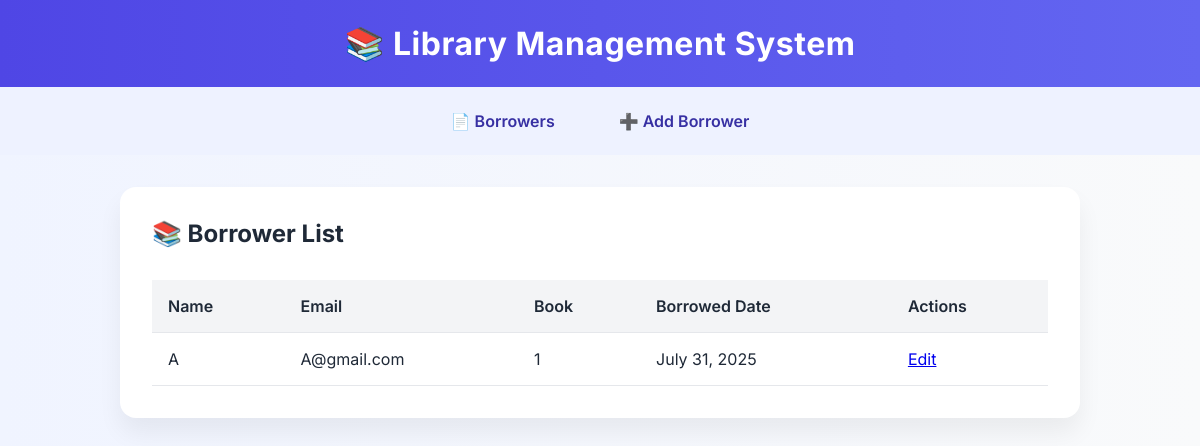
Before: / with the older database file.
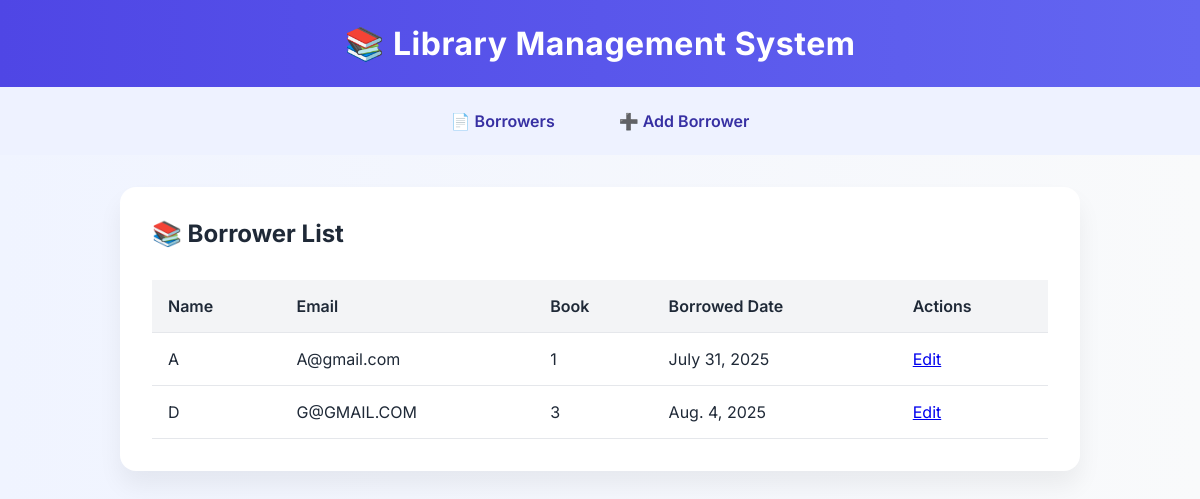
After: the same page with the newer database file.
### library/models.py (models this page shows, shortened)
class Borrower(models.Model):
    name = models.CharField(max_length=100)
    email = models.EmailField()
    book = models.ForeignKey(Book, on_delete=models.CASCADE)
    borrowed_date = models.DateField()

class Book(models.Model):
    title = models.CharField(max_length=200)
    author = models.CharField(max_length=100)
    published_date = models.DateField()
    isbn = models.CharField(max_length=13, unique=True)

### library/views.py (the view)
# urls.py: path('', views.borrower_list, name='borrower_list'),
def borrower_list(request):
    borrowers = Borrower.objects.select_related('book').all()
    return render(request, 'borrower/borrower_list.html', {'borrowers': borrowers})

### templates/borrower/borrower_list.html
{% extends 'base.html' %}
{% block content %}
<div class="max-w-6xl mx-auto px-4 sm:px-6 lg:px-8 py-10">
  <h2 class="text-3xl font-bold text-center text-gray-800 mb-8">📚 Borrower List</h2>
  <div class="overflow-x-auto rounded-lg shadow-lg">
    <table class="min-w-full divide-y divide-gray-200 bg-white dark:bg-gray-900">
      <thead class="bg-gray-100 dark:bg-gray-800">
        <tr>
          <th class="px-6 py-3 text-left text-sm font-semibold text-gray-600 dark:text-gray-300 uppercase">Name</th>
          <th class="px-6 py-3 text-left text-sm font-semibold text-gray-600 dark:text-gray-300 uppercase">Email</th>
          <th class="px-6 py-3 text-left text-sm font-semibold text-gray-600 dark:text-gray-300 uppercase">Book</th>
          <th class="px-6 py-3 text-left text-sm font-semibold text-gray-600 dark:text-gray-300 uppercase">Borrowed Date</th>
          <th class="px-6 py-3 text-center text-sm font-semibold text-gray-600 dark:text-gray-300 uppercase">Actions</th>
        </tr>
      </thead>
      <tbody class="divide-y divide-gray-200 dark:divide-gray-700">
        {% for borrower in borrowers %}
        <tr class="hover:bg-gray-50 dark:hover:bg-gray-800 transition">
          <td class="px-6 py-4 text-sm text-gray-800 dark:text-gray-200">{{ borrower.name }}</td>
          <td class="px-6 py-4 text-sm text-gray-800 dark:text-gray-200">{{ borrower.email }}</td>
          <td class="px-6 py-4 text-sm text-gray-800 dark:text-gray-200">{{ borrower.book.title }}</td>
          <td class="px-6 py-4 text-sm text-gray-800 dark:text-gray-200">{{ borrower.borrowed_date }}</td>
          <td class="px-6 py-4 text-center">
            <a href="{% url 'update_borrowed_date' borrower.id %}" class="inline-block px-4 py-2 text-sm text-white bg-blue-600 hover:bg-blue-700 rounded-lg shadow">
              Edit
            </a>
          </td>
        </tr>
        {% empty %}
        <tr>
          <td colspan="5" class="text-center px-6 py-4 text-gray-500 dark:text-gray-400">No borrowers found.</td>
        </tr>
        {% endfor %}
      </tbody>
    </table>
  </div>
</div>
{% endblock %}

### templates/base.html (shortened to what this page needs)
{% load static %}
<!DOCTYPE html>
<html lang="en">
<head>
</head>
<body>
    <header>
        <h1>📚 Library Management System</h1>
    </header>
    <nav>
        <a href="{% url 'borrower_list' %}">📄 Borrowers</a>
        <a href="{% url 'add_borrower' %}">➕ Add Borrower</a>
    </nav>
    <div class="container">
        {% block content %}
        {% endblock %}
    </div>
</body>
</html>

### templates/base.html (style rules this page uses)
* { margin: 0; padding: 0; box-sizing: border-box; }
html { scroll-behavior: smooth; }
body { font-family: 'Inter', sans-serif; background: linear-gradient(to right, #f0f4ff, #f9fafb); color: #1f2937; animation: fadeIn 0.4s ease-in; }
header { background: linear-gradient(90deg, #4f46e5, #6366f1); padding: 1.5rem 2rem; color: white; text-align: center; box-shadow: 0 4px 10px rgba(0, 0, 0, 0.1); }
header h1 { font-size: 2rem; letter-spacing: 0.5px; }
nav { background-color: #eef2ff; padding: 1rem 2rem; display: flex; justify-content: center; gap: 2rem; flex-wrap: wrap; }
nav a { text-decoration: none; color: #3730a3; font-weight: 600; padding: 0.5rem 1rem; border-radius: 0.5rem; transition: all 0.3s ease; }
.container { max-width: 960px; margin: 2rem auto; padding: 2rem; background: white; border-radius: 1rem; box-shadow: 0 15px 25px rgba(0, 0, 0, 0.06); }
h2 { font-size: 1.5rem; margin-bottom: 1rem; }
table { width: 100%; border-collapse: collapse; margin-top: 2rem; }
table th, table td { text-align: left; padding: 1rem; border-bottom: 1px solid #e5e7eb; }
table th { background: #f3f4f6; font-weight: 600; }

Changed rows visible on the page:
added Borrower: name "D", email "G@GMAIL.COM", book "3", borrowed_date "Aug. 4, 2025"
